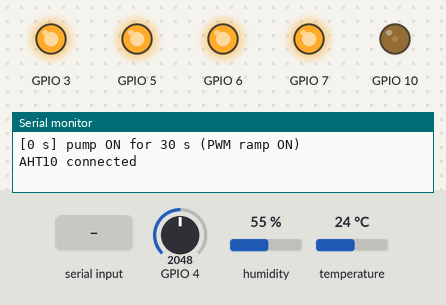
The program below on a simulated ESP32-C3. On the bench: output pins drawn as LEDs (lit = HIGH), the last lines printed to the serial monitor. Dashed ring = blinking. Inputs (shaded band) come from the test bench; at power-on: temperature 24 °C, GPIO 4 = 2048, humidity 55 % (analog values on the 0–4095 scale).

Above: at 1.2 s.
1.3 s: temperature set to 27.2 °C
5.2 s: temperature set to 28.3 °C
At 5.77 s:
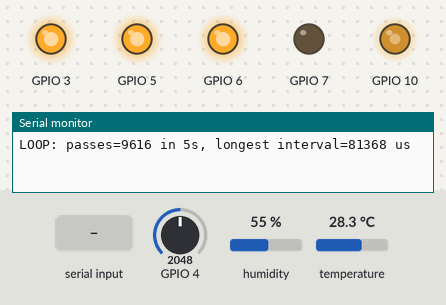
8.7 s: "p\n" received over Serial
At 9.1 s:
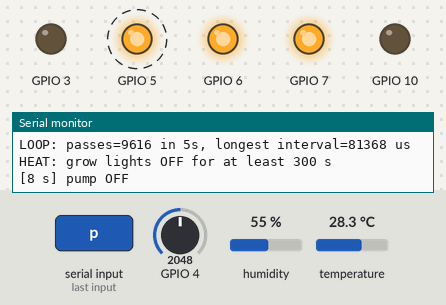
12.2 s: "w\n" received over Serial
At 13.1 s:
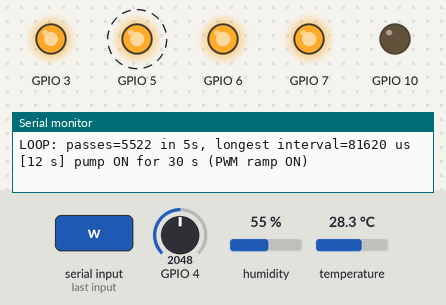
Timing chart, 0 to 21.0 s (numbered marks = the images above; inputs shaded):
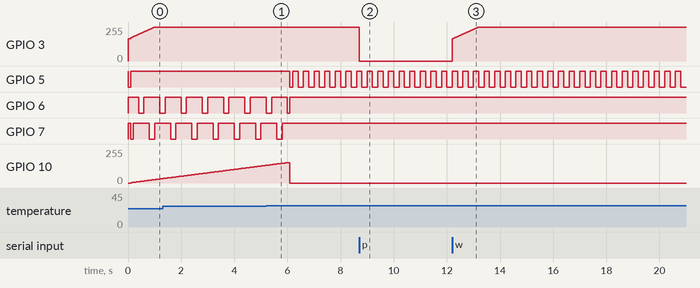

Measured:
- the behaviour switches between 27.9 and 28 °C on temperature (found by bisection; images 0 and 1)
- after the input at 5.2 s, GPIO 5: HIGH → LOW after 0.90 s, then repeats every 0.40 s: HIGH 0.20 s, LOW 0.20 s; GPIO 7: goes on until 5.8 s, then stays HIGH
- after the input at 8.7 s, GPIO 3: 255/255 → 0/255 at once
- after the input at 12.2 s, GPIO 3: moves from 0/255 to 255/255 over 1.0 s, starting at once
- by itself, GPIO 6, GPIO 7: alternates HIGH for 0.60 s and LOW for 0.20 s

The program:

main.cpp
```cpp
/*
 * PISI demonstration - ESP32-C3 Super Mini.
 * Derived from user's main(4).cpp, with classes and demonstration timings.
 * Pump: ON 30s, OFF 90s. Grow LEDs: ON 120s, OFF 60s (10s fades).
 * RGB: fault red 200ms blink; idle green 100ms / 1000ms;
 * lights only green; pump only blue; both alternate blue/green 200ms.
 * Requires Arduino-ESP32 core 2.x, Adafruit AHTX0 library.
 */
#include <Arduino.h>
#include "Config.h"
#include "PumpController.h"
#include "TemperatureMonitor.h"
#include "LightController.h"
#include "RgbLed.h"
#include "StatusIndicator.h"
#include "Potentiometer.h"
#include "LoopStats.h"

static PumpController pump;
static TemperatureMonitor climate;
static LightController lights;
static Potentiometer knob;
static RgbLed rgb;
static StatusIndicator indicator(rgb);
static LoopStats stats;
static uint32_t lastStatusMs = 0U;

static void printStatus(uint32_t now) {
  Serial.printf("[%lu s] pump=%s pumpPWM=%lu%% grow=%s growPWM=%lu%% AHT10=%s T=%.1fC RH=%.1f%% heatPause=%s fault=%s knob=%lumV\n",
    (unsigned long)(now / 1000UL), pump.running()?"ON":"OFF",
    (unsigned long)pump.dutyPercent(), lights.on()?"ON":"OFF",
    (unsigned long)lights.dutyPercent(), climate.ok()?"OK":"ERROR",
    climate.temperatureC(), climate.humidity(), climate.thermalPause()?"YES":"NO",
    pump.fault()?"YES":"NO", (unsigned long)knob.millivolts());
  if (cfg::LIGHT_SENSOR_INSTALLED) {
    Serial.printf("light sensor DO=%s\n", digitalRead(cfg::PIN_LIGHT_SENSOR_DO)?"HIGH":"LOW");
  }
}

static void readCommands(uint32_t now) {
  // Limit work each pass so a long incoming serial stream cannot stall the loop.
  uint8_t count = 0U;
  while (Serial.available() > 0 && count++ < 12U) {
    switch ((char)Serial.read()) {
      case 'w': pump.startManual(now); break;
      case 'p': pump.stopManual(now); break;
      case 's': printStatus(now); break;
      case 'h': Serial.println("Commands: w=water now, p=stop pump, s=status, h=help"); break;
      case '\r': case '\n': break;
      default: Serial.println("Unknown command; type h"); break;
    }
  }
}

void setup() {
  // Force the two load-control pins LOW before any sensor or serial work.
  digitalWrite(cfg::PIN_PUMP, LOW);
  digitalWrite(cfg::PIN_LIGHT, LOW);
  pinMode(cfg::PIN_PUMP, OUTPUT);
  pinMode(cfg::PIN_LIGHT, OUTPUT);
  rgb.begin();
  indicator.begin();

  Serial.begin(cfg::SERIAL_BAUD);
  // No delay(1500) and no while(!Serial): standalone cold start works.
  Serial.println("PISI demo: pump 30 ON / 90 OFF, lights 120 ON / 60 OFF");
  Serial.println("RGB: fault RED; idle GREEN heartbeat; light GREEN; pump BLUE; both alternate");
  Serial.println("PWM pump ramp remains enabled; verify operation with water");

  knob.begin();
  if (cfg::LIGHT_SENSOR_INSTALLED) pinMode(cfg::PIN_LIGHT_SENSOR_DO, INPUT);
  const uint32_t now = millis();
  climate.begin(now);
  lights.begin(now);
  pump.begin(now); // pump starts at t=0
  stats.begin(now);
  lastStatusMs = now;
}

void loop() {
  const uint32_t now = millis();
  readCommands(now);
  knob.update(now);
  climate.update(now);
  pump.update(now);
  lights.update(now, climate.ok(), climate.thermalPause(), pump.fault());
  const bool fault = pump.fault() || !climate.ok() || climate.thermalPause();
  indicator.update(now, fault, pump.running(), lights.on());
  if ((uint32_t)(now - lastStatusMs) >= cfg::STATUS_PERIOD_MS) {
    lastStatusMs = now;
    printStatus(now);
  }
  stats.update(now);
}
```

LightController.h
```cpp
#pragma once
#include "Config.h"

class LightController {
public:
  void begin(uint32_t now) {
    digitalWrite(cfg::PIN_LIGHT, LOW);
    pinMode(cfg::PIN_LIGHT, OUTPUT);
    ledcSetup(cfg::CH_LIGHT, cfg::PWM_HZ, cfg::PWM_BITS);
    ledcAttachPin(cfg::PIN_LIGHT, cfg::CH_LIGHT);
    ledcWrite(cfg::CH_LIGHT, 0U);
    duty_ = 0U;
    cycleStartMs_ = now;
  }
  void update(uint32_t now, bool sensorOK, bool thermalPause, bool pumpFault) {
    // Millis subtraction remains correct across overflow for these short periods.
    // One division replaces an unbounded while loop after long uptime.
    const uint32_t elapsed = (uint32_t)(now - cycleStartMs_);
    if (elapsed >= cfg::LIGHT_CYCLE_MS) {
      cycleStartMs_ += (elapsed / cfg::LIGHT_CYCLE_MS) * cfg::LIGHT_CYCLE_MS;
    }
    const uint32_t phase = (uint32_t)(now - cycleStartMs_);
    uint32_t requested = 0U;
    if (phase < cfg::LIGHT_ON_MS) {
      if (phase < cfg::LIGHT_FADE_MS) {
        requested = (uint32_t)(((uint64_t)cfg::PWM_MAX * phase) / cfg::LIGHT_FADE_MS);
      } else if (phase >= cfg::LIGHT_ON_MS - cfg::LIGHT_FADE_MS) {
        requested = (uint32_t)(((uint64_t)cfg::PWM_MAX * (cfg::LIGHT_ON_MS - phase)) / cfg::LIGHT_FADE_MS);
      } else {
        requested = cfg::PWM_MAX;
      }
    }
    // Keep the safety conditions from main(4).cpp.
    if (!sensorOK || thermalPause || pumpFault) requested = 0U;
    if (requested != duty_) { ledcWrite(cfg::CH_LIGHT, requested); duty_ = requested; }
  }
  bool on() const { return duty_ > 0U; }
  uint32_t dutyPercent() const { return duty_ * 100UL / cfg::PWM_MAX; }
  uint32_t phaseMs(uint32_t now) const { return (uint32_t)(now - cycleStartMs_); }
private:
  uint32_t duty_ = 0U;
  uint32_t cycleStartMs_ = 0U;
};
```

LoopStats.h
```cpp
#pragma once
#include "Config.h"

class LoopStats {
public:
  void begin(uint32_t now) { lastReportMs_ = now; lastUs_ = micros(); }
  void update(uint32_t now) {
    const uint32_t us = micros();
    const uint32_t duration = us - lastUs_;
    lastUs_ = us;
    if (duration > longestUs_) longestUs_ = duration;
    ++passes_;
    if ((uint32_t)(now - lastReportMs_) >= cfg::STATS_PERIOD_MS) {
      Serial.printf("LOOP: passes=%lu in 5s, longest interval=%lu us\n",
                    (unsigned long)passes_, (unsigned long)longestUs_);
      lastReportMs_ = now;
      passes_ = 0U;
      longestUs_ = 0U;
    }
  }
private:
  uint32_t lastUs_ = 0U;
  uint32_t lastReportMs_ = 0U;
  uint32_t longestUs_ = 0U;
  uint32_t passes_ = 0U;
};
```

Potentiometer.h
```cpp
#pragma once
#include "Config.h"

// Diagnostic knob reading only in demo mode: pump time is always 30 s.
class Potentiometer {
public:
  void begin() { analogReadResolution(12); analogSetPinAttenuation(cfg::PIN_POT, ADC_11db); pinMode(cfg::PIN_POT, INPUT); }
  void update(uint32_t now) {
    if ((uint32_t)(now - lastMs_) < 100UL) return;
    lastMs_ = now;
    millivolts_ = (uint32_t)analogReadMilliVolts(cfg::PIN_POT);
  }
  uint32_t millivolts() const { return millivolts_; }
private:
  uint32_t lastMs_ = 0U;
  uint32_t millivolts_ = 0U;
};
```

PumpController.h
```cpp
#pragma once
#include "Config.h"

class PumpController {
public:
  void begin(uint32_t now) {
    digitalWrite(cfg::PIN_PUMP, LOW);
    pinMode(cfg::PIN_PUMP, OUTPUT);
    ledcSetup(cfg::CH_PUMP, cfg::PWM_HZ, cfg::PWM_BITS);
    ledcAttachPin(cfg::PIN_PUMP, cfg::CH_PUMP);
    ledcWrite(cfg::CH_PUMP, 0U);
    duty_ = 0U;
    bootMs_ = now;
    cycleStartMs_ = now;
    fault_ = false;
    running_ = false;
    // On immediately, at the start of the 30-s ON phase.
    start(now);
  }

  void update(uint32_t now) {
    if (fault_) { write(0U); return; }
    if (running_) {
      const uint32_t elapsed = now - runStartMs_;
      if (elapsed >= cfg::PUMP_HARD_LIMIT_MS) {
        stop(now);
        fault_ = true;
        Serial.println("FAULT: pump hard time limit exceeded; reset required");
        return;
      }
      if (elapsed >= cfg::PUMP_ON_MS) { stop(now); return; }
      uint32_t requested = cfg::PWM_MAX;
      if (cfg::PUMP_PWM_RAMP && elapsed < cfg::PUMP_RAMP_MS) {
        const uint32_t initial = cfg::PUMP_START_DUTY_PERCENT * cfg::PWM_MAX / 100UL;
        requested = initial + (uint32_t)(((uint64_t)(cfg::PWM_MAX - initial) * elapsed) / cfg::PUMP_RAMP_MS);
      }
      write(requested);
    } else {
      // Fixed start-to-start cycle; no drift if the main loop is a little late.
      if ((uint32_t)(now - cycleStartMs_) >= cfg::PUMP_CYCLE_MS) {
        cycleStartMs_ += cfg::PUMP_CYCLE_MS;
        start(now);
      }
    }
  }

  void startManual(uint32_t now) {
    if (fault_) { Serial.println("Pump FAULT; reset first"); return; }
    if (running_) return;
    cycleStartMs_ = now; // manual start begins a fresh 120-s cycle
    start(now);
  }
  void stopManual(uint32_t now) {
    if (running_) stop(now);
  }
  bool running() const { return running_; }
  bool fault() const { return fault_; }
  uint32_t dutyPercent() const { return duty_ * 100UL / cfg::PWM_MAX; }
private:
  void write(uint32_t requested) {
    if (requested > cfg::PWM_MAX) requested = cfg::PWM_MAX;
    if (requested != duty_) { ledcWrite(cfg::CH_PUMP, requested); duty_ = requested; }
  }
  void start(uint32_t now) {
    running_ = true;
    runStartMs_ = now;
    write(0U); // PWM duty begins when update() is called
    Serial.printf("[%lu s] pump ON for 30 s (PWM ramp ON)\n", (unsigned long)(now / 1000UL));
  }
  void stop(uint32_t now) {
    write(0U);
    running_ = false;
    Serial.printf("[%lu s] pump OFF\n", (unsigned long)(now / 1000UL));
  }
  uint32_t bootMs_ = 0U;
  uint32_t cycleStartMs_ = 0U;
  uint32_t runStartMs_ = 0U;
  uint32_t duty_ = 0U;
  bool running_ = false;
  bool fault_ = false;
};
```

RgbLed.h
```cpp
#pragma once
#include "Config.h"

class RgbLed {
public:
  void begin() {
    // Set HIGH first to keep common-anode LED off while pins are configured.
    digitalWrite(cfg::PIN_RGB_RED, HIGH);
    digitalWrite(cfg::PIN_RGB_GREEN, HIGH);
    digitalWrite(cfg::PIN_RGB_BLUE, HIGH);
    pinMode(cfg::PIN_RGB_RED, OUTPUT);
    pinMode(cfg::PIN_RGB_GREEN, OUTPUT);
    pinMode(cfg::PIN_RGB_BLUE, OUTPUT);
    set(false, false, false);
  }
  void set(bool red, bool green, bool blue) {
    digitalWrite(cfg::PIN_RGB_RED, red ? LOW : HIGH);
    digitalWrite(cfg::PIN_RGB_GREEN, green ? LOW : HIGH);
    digitalWrite(cfg::PIN_RGB_BLUE, blue ? LOW : HIGH);
  }
};
```

StatusIndicator.h
```cpp
#pragma once
#include "Config.h"
#include "RgbLed.h"

class StatusIndicator {
public:
  explicit StatusIndicator(RgbLed &led) : led_(led) {}
  void begin() { led_.set(false, false, false); }
  void update(uint32_t now, bool fault, bool pumpOn, bool growLightOn) {
    if (fault) {
      led_.set(((now / cfg::FAULT_BLINK_MS) % 2UL) == 0UL, false, false);
    } else if (pumpOn && growLightOn) {
      // Exactly 800 ms: blue 200 on, 200 off, green 200 on, 200 off.
      const uint32_t phase = now % (4UL * cfg::RGB_BOTH_SEGMENT_MS);
      const bool blue = phase < cfg::RGB_BOTH_SEGMENT_MS;
      const bool green = phase >= 2UL * cfg::RGB_BOTH_SEGMENT_MS &&
                         phase < 3UL * cfg::RGB_BOTH_SEGMENT_MS;
      led_.set(false, green, blue);
    } else if (pumpOn) {
      led_.set(false, false, true);
    } else if (growLightOn) {
      led_.set(false, true, false);
    } else {
      const bool pulse = (now % cfg::HEARTBEAT_PERIOD_MS) < cfg::HEARTBEAT_ON_MS;
      led_.set(false, pulse, false);
    }
  }
private:
  RgbLed &led_;
};
```

TemperatureMonitor.h
```cpp
#pragma once
#include "Config.h"
#include <Wire.h>
#include <Adafruit_AHTX0.h>
#include <math.h>

class TemperatureMonitor {
public:
  void begin(uint32_t now) {
    Wire.begin(cfg::PIN_AHT_SDA, cfg::PIN_AHT_SCL);
    Wire.setClock(100000UL);
    Wire.setTimeOut(50);
    lastRetryMs_ = now - cfg::SENSOR_RETRY_MS;
    lastReadMs_ = now - cfg::TEMP_SAMPLE_MS;
  }
  void update(uint32_t now) {
    if (!connected_) {
      if ((uint32_t)(now - lastRetryMs_) < cfg::SENSOR_RETRY_MS) return;
      lastRetryMs_ = now;
      connected_ = sensor_.begin(&Wire);
      if (!connected_) {
        ok_ = false;
        Serial.println("ERROR: AHT10 not found; grow lights held OFF");
      } else {
        Serial.println("AHT10 connected");
        lastReadMs_ = now - cfg::TEMP_SAMPLE_MS;
      }
      return;
    }
    if ((uint32_t)(now - lastReadMs_) < cfg::TEMP_SAMPLE_MS) return;
    lastReadMs_ = now;
    sensors_event_t h, t;
    const bool success = sensor_.getEvent(&h, &t);
    const float temperature = t.temperature;
    const float humidity = h.relative_humidity;
    ok_ = success && isfinite(temperature) && isfinite(humidity) &&
          temperature >= -10.0f && temperature <= 60.0f &&
          humidity >= 0.0f && humidity <= 100.0f;
    if (!ok_) {
      connected_ = false;
      Serial.println("ERROR: AHT10 read failed; grow lights held OFF");
      return;
    }
    temperatureC_ = temperature;
    humidityPct_ = humidity;
    if (!thermalPause_ && temperatureC_ >= cfg::TEMP_LIGHTS_OFF_C) {
      thermalPause_ = true;
      pauseStartMs_ = now;
      Serial.println("HEAT: grow lights OFF for at least 300 s");
    }
    if (thermalPause_ && (uint32_t)(now - pauseStartMs_) >= cfg::TEMP_MIN_OFF_MS &&
        temperatureC_ <= cfg::TEMP_LIGHTS_ON_C) {
      thermalPause_ = false;
      Serial.println("COOLED: grow lights can resume");
    }
  }
  bool ok() const { return ok_; }
  bool thermalPause() const { return thermalPause_; }
  float temperatureC() const { return temperatureC_; }
  float humidity() const { return humidityPct_; }
private:
  Adafruit_AHTX0 sensor_;
  bool connected_ = false;
  bool ok_ = false;
  bool thermalPause_ = false;
  float temperatureC_ = NAN;
  float humidityPct_ = NAN;
  uint32_t lastRetryMs_ = 0U;
  uint32_t lastReadMs_ = 0U;
  uint32_t pauseStartMs_ = 0U;
};
```

Config.h
```cpp
#pragma once
#include <Arduino.h>
#include <stdint.h>

#if ESP_ARDUINO_VERSION_MAJOR != 2
#error "PISI demo requires Arduino-ESP32 core 2.x (LEDC API)."
#endif
#if !ARDUINO_USB_CDC_ON_BOOT
#error "Enable USB CDC on boot. GPIO20 is reserved for optional digital light sensor."
#endif

namespace cfg {
constexpr uint8_t PIN_PUMP = 3U;
constexpr uint8_t PIN_LIGHT = 10U;
constexpr uint8_t PIN_POT = 4U;
constexpr uint8_t PIN_RGB_RED = 5U;
constexpr uint8_t PIN_RGB_GREEN = 6U;
constexpr uint8_t PIN_RGB_BLUE = 7U;
constexpr uint8_t PIN_AHT_SDA = 0U;
constexpr uint8_t PIN_AHT_SCL = 1U;
constexpr uint8_t PIN_LIGHT_SENSOR_DO = 20U;
constexpr bool LIGHT_SENSOR_INSTALLED = false;

constexpr uint8_t CH_LIGHT = 0U;
constexpr uint8_t CH_PUMP = 2U;
constexpr uint32_t PWM_HZ = 1000UL;
constexpr uint8_t PWM_BITS = 12U;
constexpr uint32_t PWM_MAX = (1UL << PWM_BITS) - 1UL;

// DEMONSTRATION MODE. BOTH schedules begin at startup.
constexpr uint32_t PUMP_ON_MS = 30UL * 1000UL;
constexpr uint32_t PUMP_OFF_MS = 90UL * 1000UL;
constexpr uint32_t PUMP_CYCLE_MS = PUMP_ON_MS + PUMP_OFF_MS;
constexpr uint32_t PUMP_HARD_LIMIT_MS = 40UL * 1000UL;
constexpr bool PUMP_PWM_RAMP = true; // User confirmed it works on their pump.
constexpr uint32_t PUMP_RAMP_MS = 1000UL;
constexpr uint32_t PUMP_START_DUTY_PERCENT = 65UL;

constexpr uint32_t LIGHT_ON_MS = 120UL * 1000UL;
constexpr uint32_t LIGHT_OFF_MS = 60UL * 1000UL;
constexpr uint32_t LIGHT_CYCLE_MS = LIGHT_ON_MS + LIGHT_OFF_MS;
constexpr uint32_t LIGHT_FADE_MS = 10UL * 1000UL;

constexpr float TEMP_LIGHTS_OFF_C = 28.0f;
constexpr float TEMP_LIGHTS_ON_C = 26.0f;
constexpr uint32_t TEMP_MIN_OFF_MS = 300UL * 1000UL;
constexpr uint32_t TEMP_SAMPLE_MS = 2000UL;
constexpr uint32_t SENSOR_RETRY_MS = 5000UL;

constexpr uint32_t HEARTBEAT_PERIOD_MS = 1000UL;
constexpr uint32_t HEARTBEAT_ON_MS = 100UL;
constexpr uint32_t RGB_BOTH_SEGMENT_MS = 200UL; // blue on 200, off 200, green on 200, off 200
constexpr uint32_t FAULT_BLINK_MS = 200UL; // red toggles every 200 ms
constexpr uint32_t SERIAL_BAUD = 115200UL;
constexpr uint32_t STATUS_PERIOD_MS = 5000UL;
constexpr uint32_t STATS_PERIOD_MS = 5000UL;

constexpr uint32_t POT_MV_LOW = 100UL;
constexpr uint32_t POT_MV_HIGH = 2400UL;
constexpr uint32_t POT_MIN_SEC = 60UL;
constexpr uint32_t POT_MAX_SEC = 360UL;
constexpr uint32_t POT_STEP_SEC = 10UL;

static_assert(PUMP_ON_MS < PUMP_HARD_LIMIT_MS, "Pump cutoff must be later than normal stop");
static_assert(PUMP_HARD_LIMIT_MS < PUMP_CYCLE_MS, "Cutoff must be inside pump cycle");
static_assert(2UL * LIGHT_FADE_MS <= LIGHT_ON_MS, "Light fades overlap");
static_assert(PUMP_START_DUTY_PERCENT <= 100UL, "Invalid pump PWM start duty");
}
```
